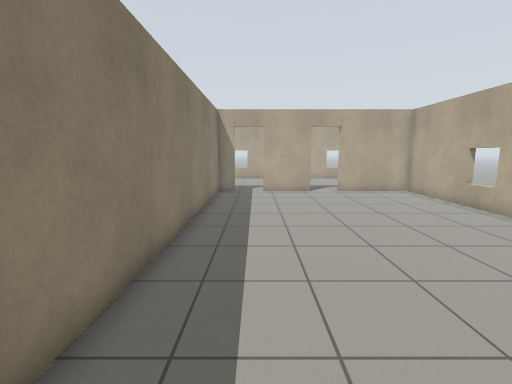
[1] (above)

16 first-person views from a walk through a world built for the Gazebo simulator. The camera is 1.2 m above the floor, tilts 8° down and sees 85° across. The floor is counted in squares, 0.5 m on a side. Each view is taken from the middle of a square. On the plan, view 1 faces up. The plan holds only what a view shows up to about 18 squares ahead; the rest is blank.

[2]
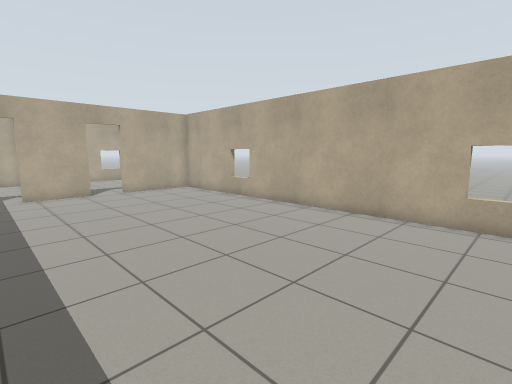

[3]
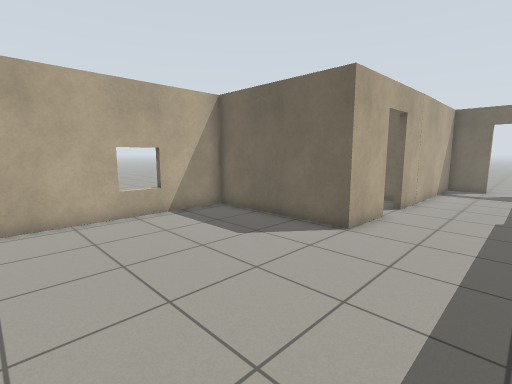

[4]
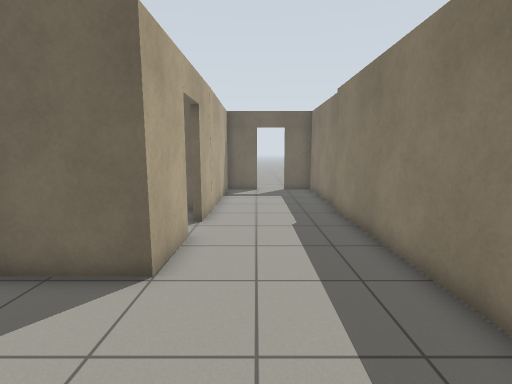

[5]
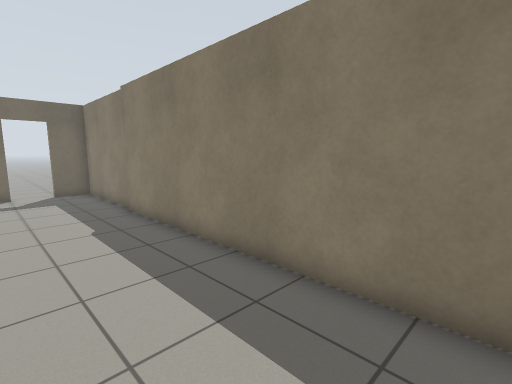

[6]
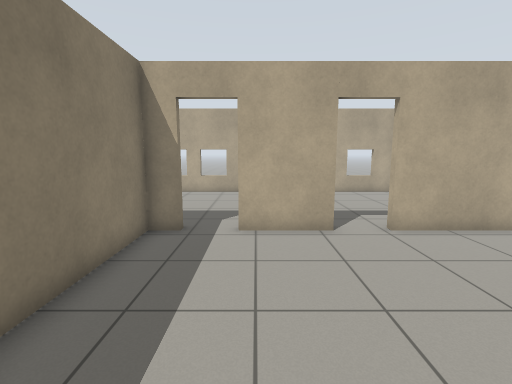

[7]
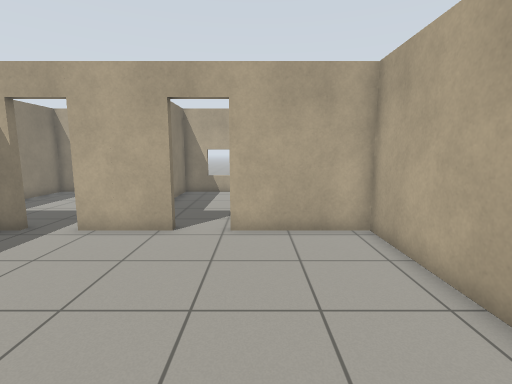

[8]
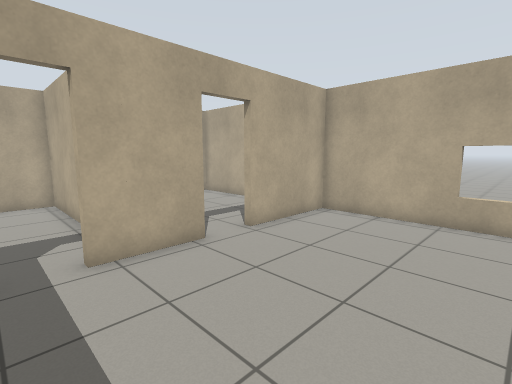

[9]
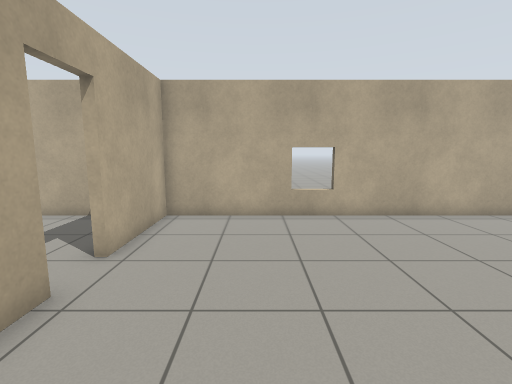

[10]
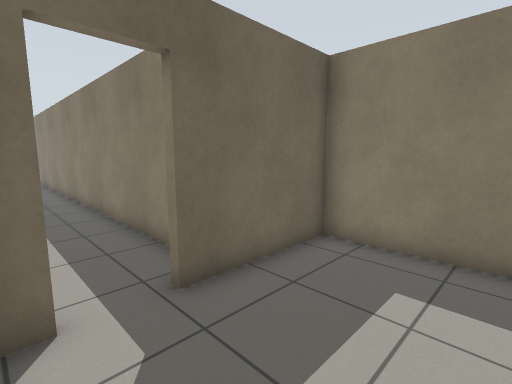

[11]
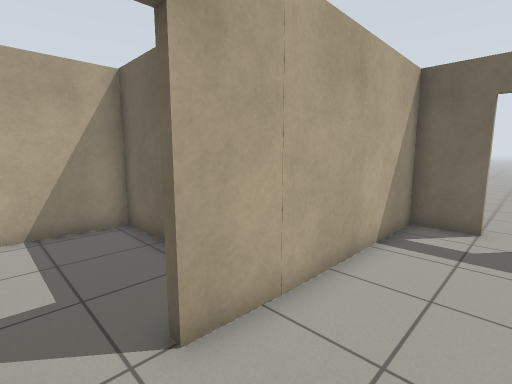

[12]
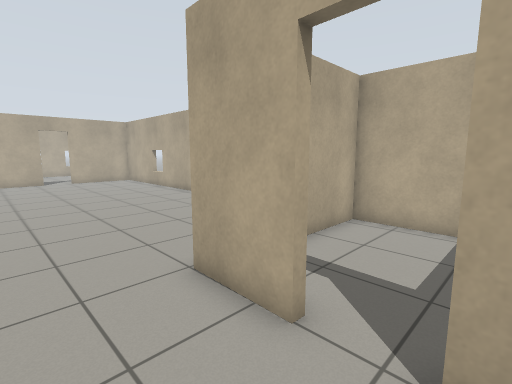

[13]
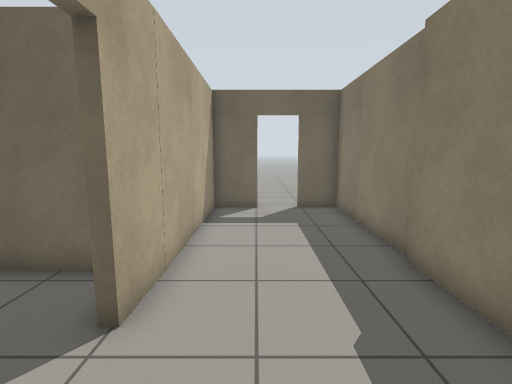

[14]
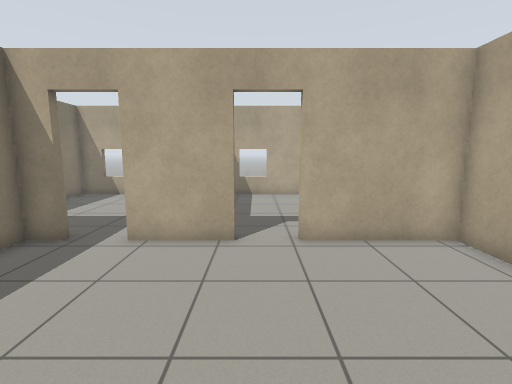

[15]
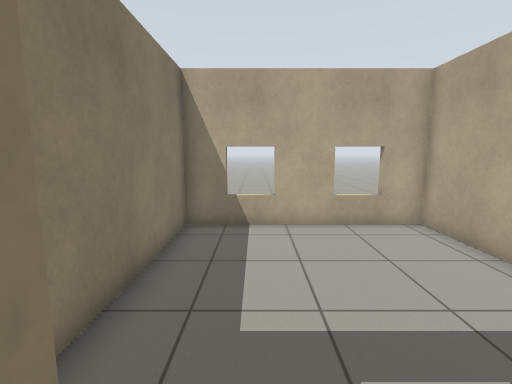

[16]
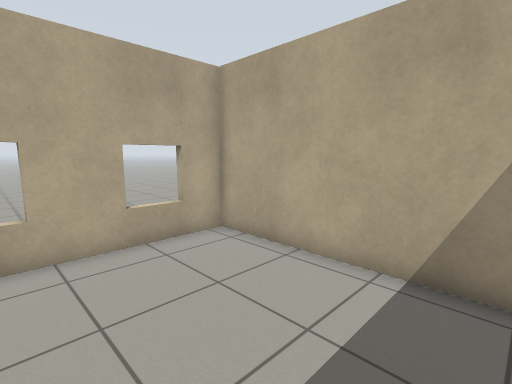

### Floor plan
Ten units are one square. View 1 is at (0, 0); x grows to the right and y downward. Boxes are objects, and circles mark ways between rooms. Rooms are numbered by the first view taken in them; rooms with no view inside come last. Other rooms are left out.
<svg viewBox="-66 -266 167 433">
<path fill="none" stroke="#000" d="M29 58 30 32 96 32 96 -174 51 -174M35 -174 4 -174M-13 -174 -24 -174 -24 100M-26 102 -26 162 -8 162M9 162 27 162 29 76M14 -218 14 -261 -61 -261 -61 -178 -13 -178M4 -178 11 -178M96 -190 96 -261 17 -261 17 -199M35 95 96 95 96 35 66 35"/>
<circle cx="-5" cy="-180" r="3" fill="#2a7"/>
<circle cx="45" cy="-180" r="3" fill="#2a7"/>
<circle cx="30" cy="65" r="3" fill="#2a7"/>
<text x="30" y="-40">1</text>
<text x="-20" y="-220">2</text>
<text x="60" y="-220">3</text>
<text x="60" y="60">4</text>
</svg>
Room 1 opens to room 2. Room 1 opens to room 3. Room 1 opens to room 4.

Where each view was taken, in squares from view 1:
view 1: 0 up, 0 right, facing up
view 2: 0 up, 1 left, facing up-right
view 3: 5 up, 1 left, facing down-right
view 4: 2 up, 1 right, facing down
view 5: 2 up, 2 right, facing down-left
view 6: 9 up, 1 right, facing up
view 7: 9 up, 6 right, facing up
view 8: 11 up, 1 left, facing up-right
view 9: 14 up, 1 left, facing right
view 10: 22 up, 1 right, facing down-left
view 11: 6 down, 0 right, facing down-right
view 12: 8 down, 0 right, facing up-right
view 13: 4 down, 1 right, facing down
view 14: 10 up, 4 right, facing up
view 15: 17 up, 4 right, facing up
view 16: 19 up, 4 right, facing up-right
